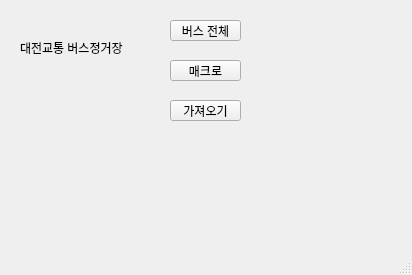
<?xml version="1.0" encoding="UTF-8"?>
<ui version="4.0">
 <class>MainWindow</class>
 <widget class="QMainWindow" name="MainWindow">
  <property name="geometry">
   <rect>
    <x>0</x>
    <y>0</y>
    <width>412</width>
    <height>275</height>
   </rect>
  </property>
  <property name="windowTitle">
   <string>MainWindow</string>
  </property>
  <widget class="QWidget" name="centralwidget">
   <widget class="QPushButton" name="pb">
    <property name="geometry">
     <rect>
      <x>170</x>
      <y>100</y>
      <width>71</width>
      <height>21</height>
     </rect>
    </property>
    <property name="text">
     <string>가져오기</string>
    </property>
   </widget>
   <widget class="QLabel" name="lbl">
    <property name="geometry">
     <rect>
      <x>20</x>
      <y>40</y>
      <width>141</width>
      <height>16</height>
     </rect>
    </property>
    <property name="text">
     <string>대전교통 버스정거장</string>
    </property>
   </widget>
   <widget class="QPushButton" name="pb_all">
    <property name="geometry">
     <rect>
      <x>170</x>
      <y>20</y>
      <width>71</width>
      <height>21</height>
     </rect>
    </property>
    <property name="text">
     <string>버스 전체</string>
    </property>
   </widget>
   <widget class="QPushButton" name="pb_macro">
    <property name="geometry">
     <rect>
      <x>170</x>
      <y>60</y>
      <width>71</width>
      <height>21</height>
     </rect>
    </property>
    <property name="text">
     <string>매크로</string>
    </property>
   </widget>
  </widget>
  <widget class="QMenuBar" name="menubar">
   <property name="geometry">
    <rect>
     <x>0</x>
     <y>0</y>
     <width>412</width>
     <height>26</height>
    </rect>
   </property>
  </widget>
  <widget class="QStatusBar" name="statusbar"/>
 </widget>
 <resources/>
 <connections/>
</ui>
